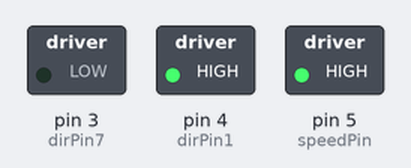
This sketch was run on a simulated Arduino Uno, built with avr-gcc and run on an emulated ATmega328P. Shown: switched loads named in the sketch (green lamp = pin HIGH). What the sketch prints to the serial monitor is not drawn.

Above: at 0.1 s.
Timing chart, 0 to 1.6 s (numbered marks = the images above):
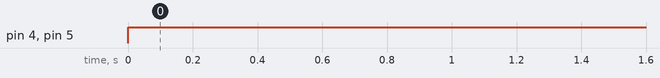

The sketch:

L239D_IC_Motor.ino
```cpp
int speedPin = 5;
int dirPin1 = 4;
int dirPin7 = 3;
int mSpeed = 255;

void setup() {
  // put your setup code here, to run once:
  pinMode(speedPin, OUTPUT);
  pinMode(dirPin1, OUTPUT);
  pinMode(dirPin7, OUTPUT);
  Serial.begin(9600);;
}

void loop() {
  // put your main code here, to run repeatedly:
  digitalWrite(dirPin1, HIGH);
  digitalWrite(dirPin7, LOW);
  analogWrite(speedPin, mSpeed);
  Serial.println(mSpeed);
}
```

Measured:
- by itself, pin 4 (dirPin1), pin 5 (speedPin): LOW → HIGH at 0.00 s
